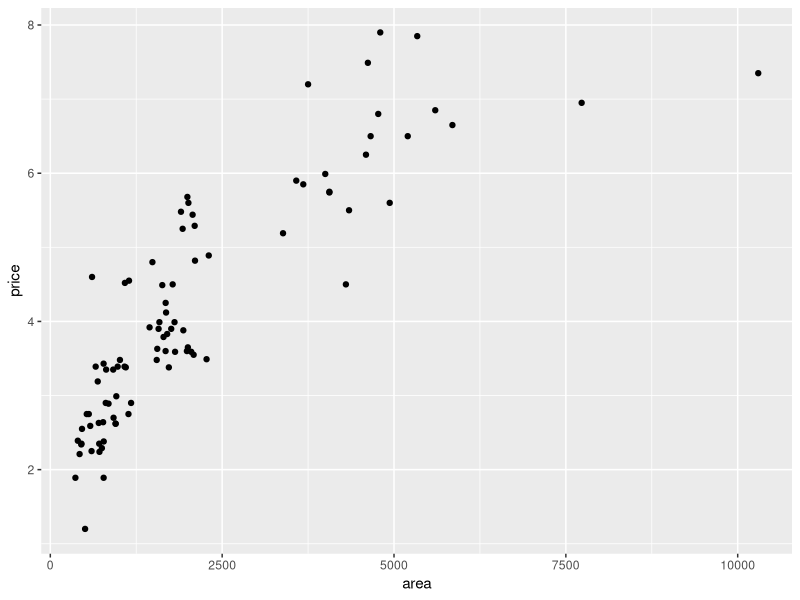
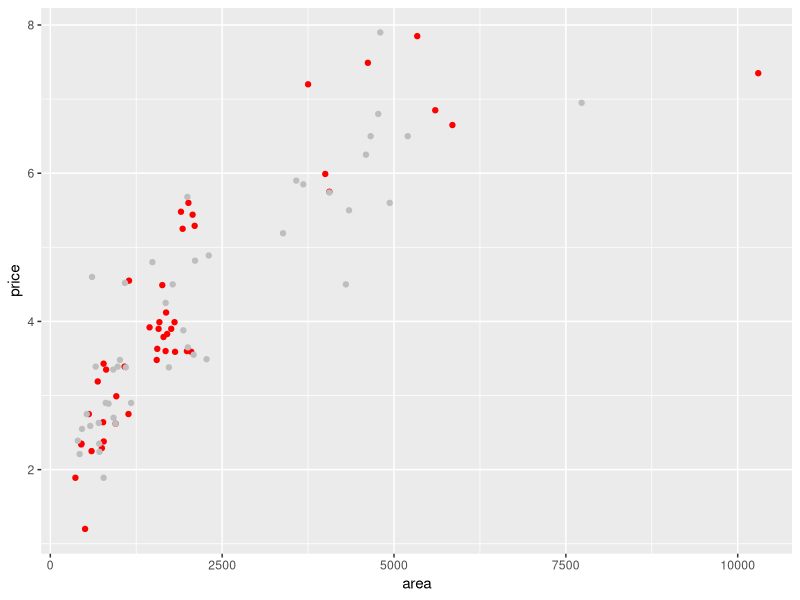
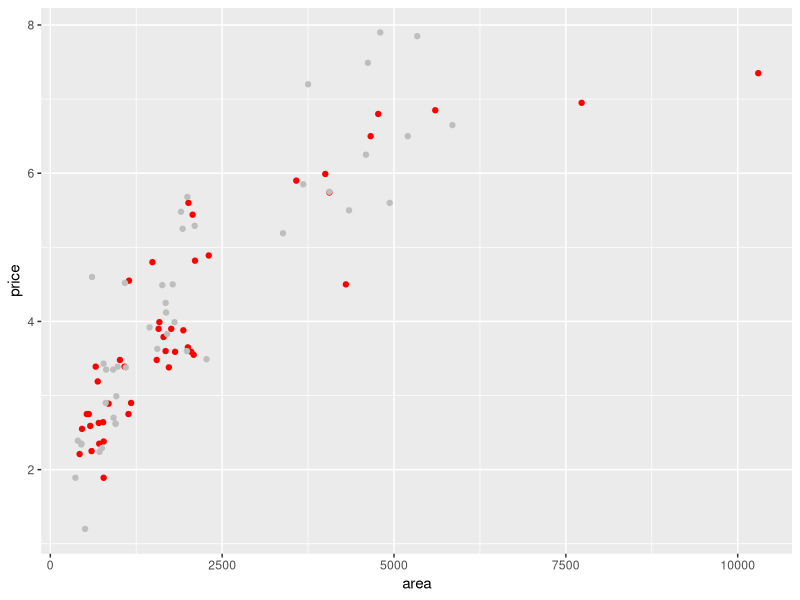
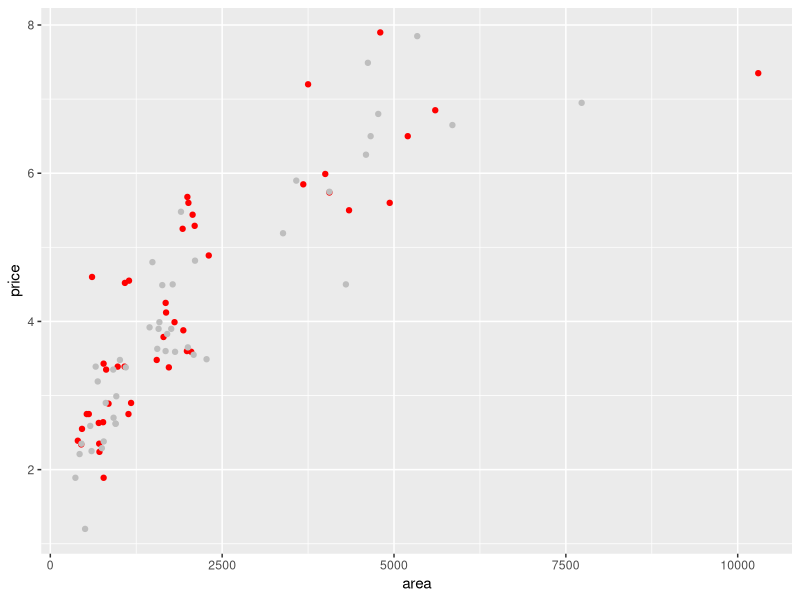
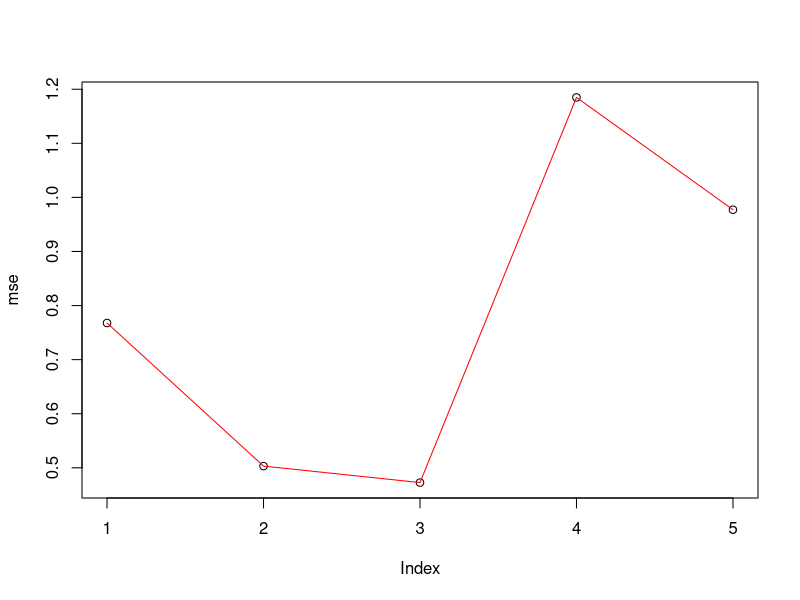
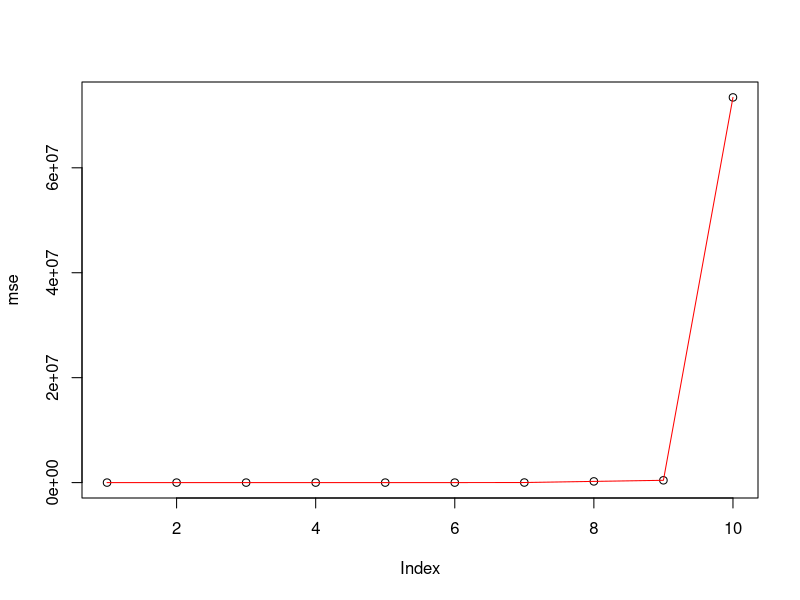
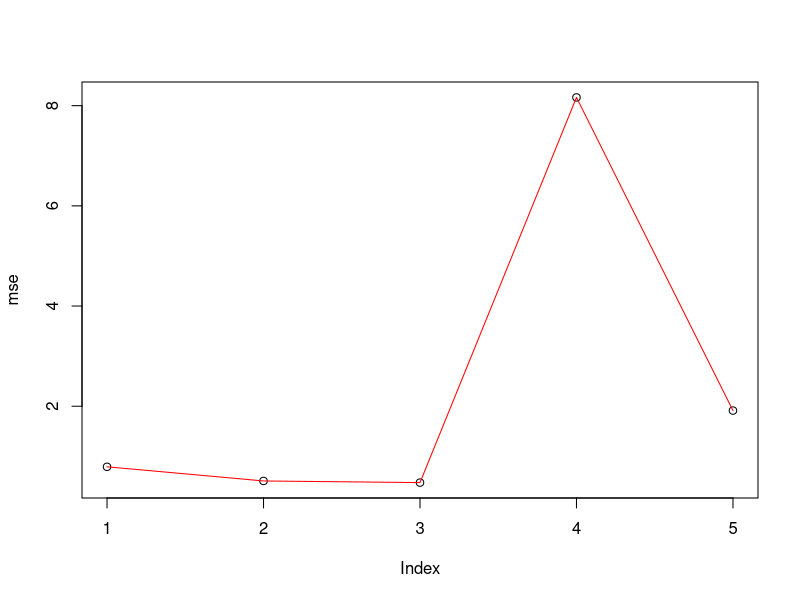

Write the R code that produced these figures, in order.
## Lecture 6
## 231004

getwd()

setwd("C:/Users/aanwar11/Documents/Code Files/Datasets")

re = read.csv("real_estate_lect6.csv")

library(car) # what is this library
attach(re)

install.packages("catools")

require(caTools)
require(splines)
require(methods)
require(ggplot2)


## Underfitting happens when we use a simplistic function to fit 
## overfitting happens when we use splines or a complex function

## two types of errors - training error, test error

### when we overfit, we need to carefull of test error
###


## HOw can we know if our model would perform well with new data => "Resampling"
### train test split

View(re)
attach(re)


plot = ggplot(re, aes(y = price, x = area))
#plot = ggplot(object, aes(y = var1, x = var2))

scatter = geom_point()
#scatter = geom_point()
plot+scatter

########### validation
reg1 = lm(price~area)
reg2 = lm(price~poly(area,2))
reg3 = lm(price~poly(area,10))
summary(reg1)
summary(reg2)
summary(reg3)

################ LINEAR ##################################################

##########################################################################
############# step 1: divide data into two sets ##########################
##########################################################################

sample = sample.split(re$price, SplitRatio = 0.5)

#Assigns rows true false values based on the split ratio
train_set = subset(re, sample ==TRUE)
test_set = subset(re, sample == FALSE)

train_points = geom_point(data = train_set, col ="red")
test_points = geom_point(data = test_set, col = "grey")
plot+train_points+test_points

##########################################################################
############# step 2: fit the model ######################################
##########################################################################

fit = lm(price~area, data = train_set)

#fit_inv = lm(price~area, data = test_set)

##########################################################################
############# step 3 & 4: Calculate the MSE on test data #################
##########################################################################

actual = test_set$price #y
prediction = predict(fit,test_set) # y_hat
squared_error = (actual-prediction)^2
mse = mean(squared_error)
mse


################ Quad ##################################################

##########################################################################
############# step 1: divide data into two sets ##########################
##########################################################################

sample = sample.split(re$price, SplitRatio = 0.5)

#Assigns rows true false values based on the split ratio
train_set = subset(re, sample ==TRUE)
test_set = subset(re, sample == FALSE)

train_points = geom_point(data = train_set, col ="red")
test_points = geom_point(data = test_set, col = "grey")
plot+train_points+test_points

##########################################################################
############# step 2: fit the model ######################################
##########################################################################

fit = lm(price~poly(area,2), data = train_set)

#fit_inv = lm(price~area, data = test_set)

##########################################################################
############# step 3 & 4: Calculate the MSE on test data #################
##########################################################################

actual = test_set$price #y
prediction = predict(fit,test_set) # y_hat
squared_error = (actual-prediction)^2
mse = mean(squared_error)
mse

##########################################################################


################ 10 ##################################################

##########################################################################
############# step 1: divide data into two sets ##########################
##########################################################################

sample = sample.split(re$price, SplitRatio = 0.5)

#Assigns rows true false values based on the split ratio
train_set = subset(re, sample ==TRUE)
test_set = subset(re, sample == FALSE)

train_points = geom_point(data = train_set, col ="red")
test_points = geom_point(data = test_set, col = "grey")
plot+train_points+test_points

##########################################################################
############# step 2: fit the model ######################################
##########################################################################

fit = lm(price~poly(area,10), data = train_set)

#fit_inv = lm(price~area, data = test_set)

##########################################################################
############# step 3 & 4: Calculate the MSE on test data #################
##########################################################################

actual = test_set$price #y
prediction = predict(fit,test_set) # y_hat
squared_error = (actual-prediction)^2
mse = mean(squared_error)
mse

##########################################################################

##########################################################################
#######################       LOOCV   ###################################
##########################################################################

library(boot)
fit = glm(price~area, data = re)
mse = cv.glm(re, fit)$delta[1] # same for everyone
mse

## quad

fit = glm(price~poly(area,2), data = re)
mse = cv.glm(re, fit)$delta[1] # same for everyone
mse

## poly 10

fit = glm(price~poly(area,10), data = re)
mse = cv.glm(re, fit)$delta[1] # same for everyone
mse

######Automate best model search through loops

mse = rep(NA,5) # vector of 5 values with all NA values
for (i in 1:5) {
  fit = glm(price~poly(area,i), data = re)
  mse[i] = cv.glm(re, fit)$delta[1]
}

plot(mse)
lines(mse, col = "red")

##finding minimum mse
which.min(mse)
min(mse)

##########################################################################
#######################     Kfold Cv   ###################################
##########################################################################

# line
fit = glm(price~ area, data = re)
mse = cv.glm(re, fit, K=10)$delta[1]
mse

# quad
fit = glm(price~ poly(area,2), data = re)
mse = cv.glm(re, fit, K=10)$delta[1]
mse

# 10
fit = glm(price~ poly(area,10), data = re)
mse = cv.glm(re, fit, K=10)$delta[1]
mse

## wuth loop

mse = rep(NA,10) # vector of 5 values with all NA values
for (i in 1:10) {
  fit = glm(price~poly(area,i), data = re)
  mse[i] = cv.glm(re, fit, K=10)$delta[1]
}

plot(mse)
lines(mse, col="red")
which.min(mse)
min(mse)

###

mse = rep(NA,5) # vector of 5 values with all NA values
for (i in 1:5) {
  fit = glm(price~poly(area,i), data = re)
  mse[i] = cv.glm(re, fit, K=20)$delta[1]
}

plot(mse)
lines(mse, col="red")
which.min(mse)
min(mse)
